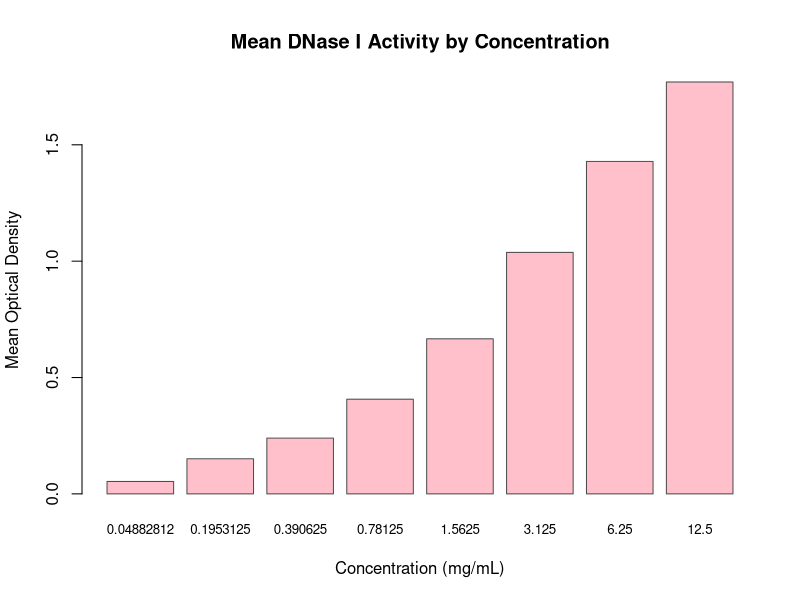

Reproduce this figure in R.

# Plots in Base R: Barplots -----------------------------------------------

# Load dataset
data(DNase)
head(DNase, 3)

mean_density <- aggregate(density~conc,
                          data=DNase,
                          FUN=mean)
mean_density

barplot(
  height = mean_density$density, 
  names.arg = mean_density$conc,
  col = "pink",
  border = "gray30", 
  main = "Mean DNase I Activity by Concentration",
  xlab = "Concentration (mg/mL)",
  ylab = "Mean Optical Density", 
  cex.names = 0.8
)
  
